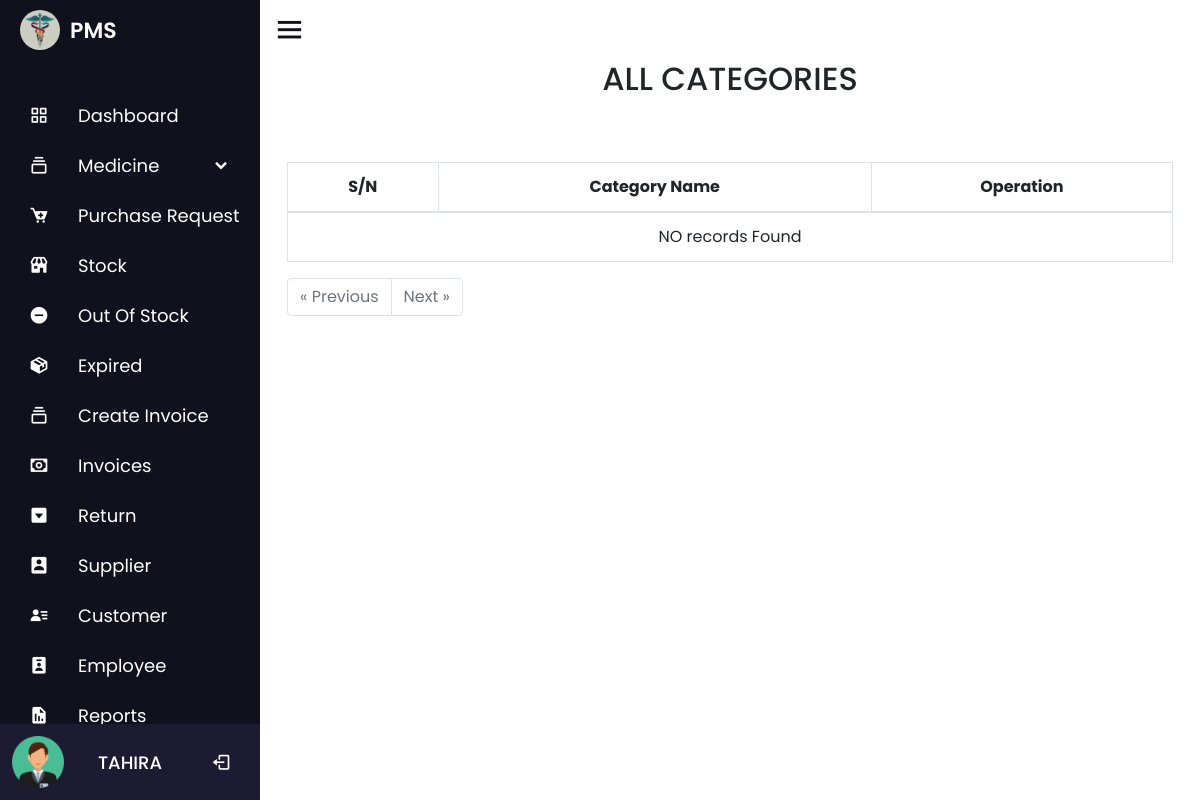
The page /catagory.php (signed in) on the database as committed earlier.
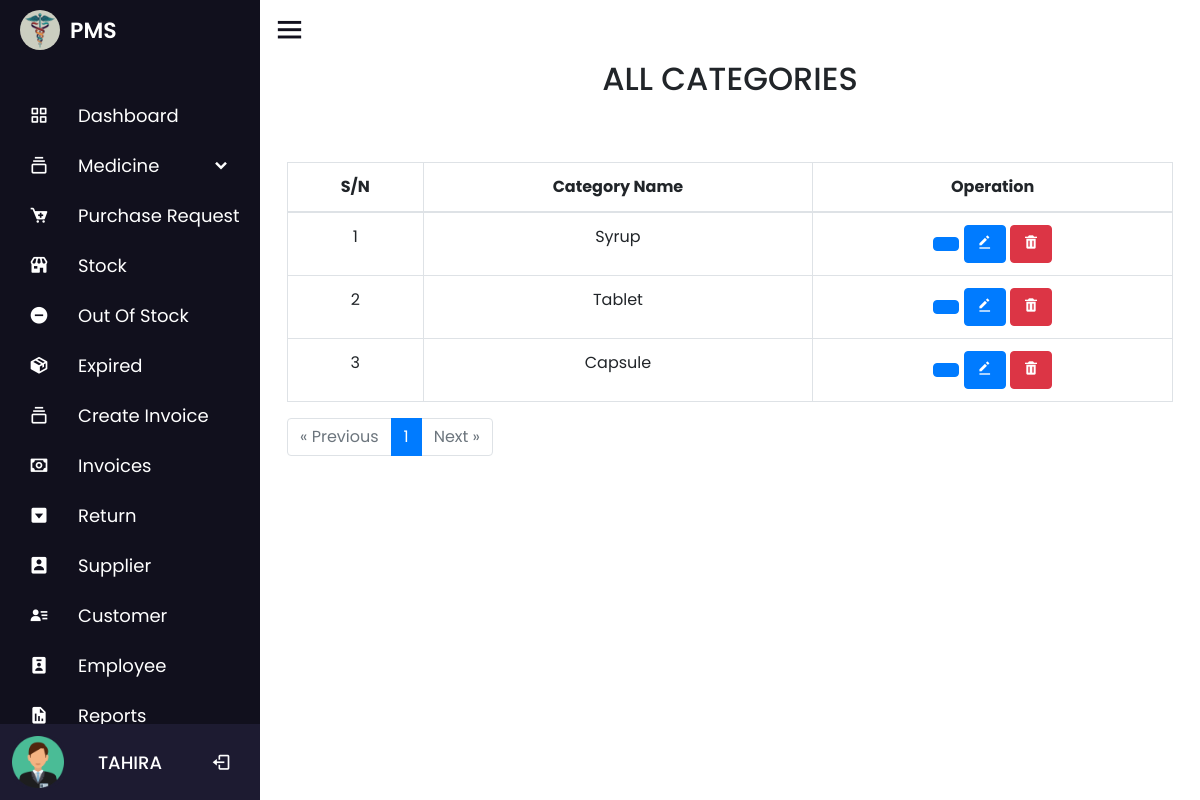
The same page on the database as committed later.
### tables this page shows
CREATE TABLE `medicine_catagory` (
  `catagory_id` int(11) NOT NULL,
  `catagory_name` varchar(100) NOT NULL,
  `date` timestamp NOT NULL DEFAULT current_timestamp()
);

### catagory.php (the view, shortened to what this page needs)
<?php
include 'nav/nav.php';
$results_per_page = 10;
$offset = 0;
if (isset($_GET['page']) && is_numeric($_GET['page'])) {
    $page = $_GET['page'];
    $offset = ($page - 1) * $results_per_page;
} else {
    $page = 1;
}
$query = "SELECT * FROM medicine_catagory LIMIT $offset, $results_per_page";
$data = mysqli_query($conn, $query);
$total_results_query = mysqli_query($conn, "SELECT COUNT(*) AS total FROM medicine_catagory");
$total_results_row = mysqli_fetch_assoc($total_results_query);
$total_results = $total_results_row['total'];
$total_pages = ceil($total_results / $results_per_page);
?>
<div class="container">
    <div class="title">
        <h2 class="text-center text-uppercase p-2">All Categories</h2>
        <a href="add_catagory.php"><button class="col-2 btn btn-primary add_button"> Add Category</button></a>
    </div>
    <table id="zctb"class="display table table-bordered table-hover text-center" cellspacing="0" width="100%">
        <thead>
            <tr>
                <th>S/N</th>
                <th>Category Name</th>
                <th>Operation</th>
            </tr>
        </thead>
        <tbody>
            <?php
            $c = $offset + 1;
            if ($total_results != 0) {
                while ($result = mysqli_fetch_assoc($data)) {
                    echo '
                    <tr>
                        <td>' . $c . '</td>
                        <td>' . $result['catagory_name'] . '</td>
                        <td>
                            <a href="medicine_details.php?catagoryid=' . $result['catagory_id'] . '" class="text-light"><button class="btn btn-primary"><i class="uil uil-eye"></i></button></a>
                            <a href="cupdate.php?updateid=' . $result['catagory_id'] . '" class="text-light"><button class="btn btn-primary"><i class="bx bxs-edit-alt"></i></button></a>
                            <a href="cdelete.php?deleteid=' . $result['catagory_id'] . '" class="text-light"><button class="btn btn-danger"><i class="bx bxs-trash"></i></button></a>
                        </td>
                    </tr>';
                    $c++;
                }
            } else {
                echo "<tr><td colspan='3'>NO records Found</td></tr>";
            }
            ?>
        </tbody>
    </table>
    <?php
    echo '<div class="pagination">';
    echo '<ul class="pagination">';
    if ($page > 1) {
        echo '<li class="page-item"><a class="page-link" href="?page=' . ($page - 1) . '">&laquo; Previous</a></li>';
    } else {
        echo '<li class="page-item disabled"><span class="page-link">&laquo; Previous</span></li>';
    }
    for ($i = 1; $i <= $total_pages; $i++) {
        if ($i == $page) {
            echo '<li class="page-item active"><span class="page-link">' . $i . '</span></li>';
        } else {
            echo '<li class="page-item"><a class="page-link" href="?page=' . $i . '">' . $i . '</a></li>';
        }
    }
    if ($page < $total_pages) {
        echo '<li class="page-item"><a class="page-link" href="?page=' . ($page + 1) . '">Next &raquo;</a></li>';
    } else {
        echo '<li class="page-item disabled"><span class="page-link">Next &raquo;</span></li>';
    }
    echo '</ul>';
    echo '</div>';
    ?>
</div>
<?php include 'nav/footer.php'; ?>

Rows that differ between the two databases and show on the page:
added medicine_catagory: catagory_name "Syrup"
added medicine_catagory: catagory_name "Tablet"
added medicine_catagory: catagory_name "Capsule"
Other text that changed with them:
new list line: "1"
text no longer shown: "NO records Found"
